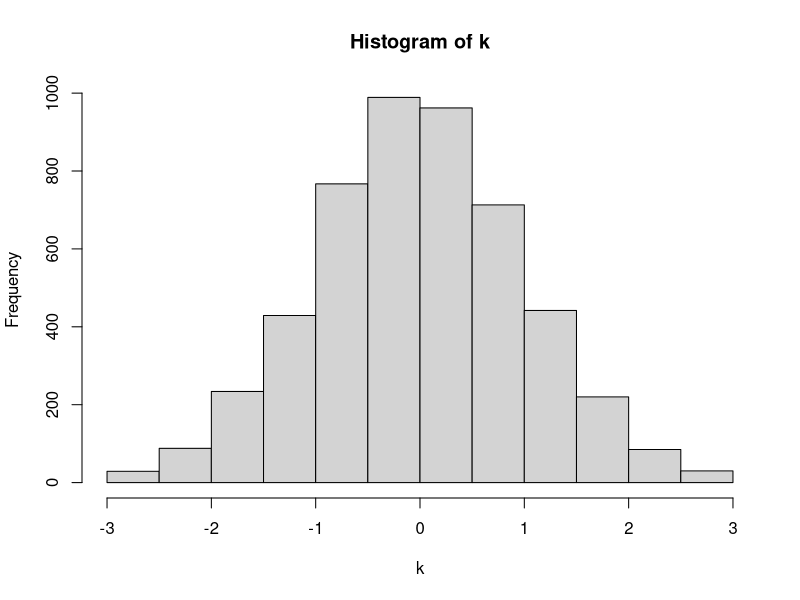

Generate this figure with R:
## ---- chunk 1
knitr::opts_chunk$set(echo = TRUE)
## ---- chunk 2
set.seed(1234567890)
x <- rnorm(5000)
m<-mean(x)
m #vidurkis
sn<-sd(x)
sn #standartinis nuokrypis
## ---- chunk 3
r1=m-(3*sn) #pasiskaiciuojame to intervalo ribas
r2=m+(3*sn)

i=0
for(i in 1:5000){
  if (x[i]<r1 | x[i]>r2){ 
#ir spausdiname reiksmes, kurie intervalui nepriklauso
    print(paste("x=", x[i], "indeksas=", i))
    i=i+1
  }  
}
## ---- chunk 4
k<-subset(x, x>r1 & x<r2)
#is x imame dabar tas reiksmes, kurios patenka i intervala ir irasome jas i kintamaji k
hist(k)
